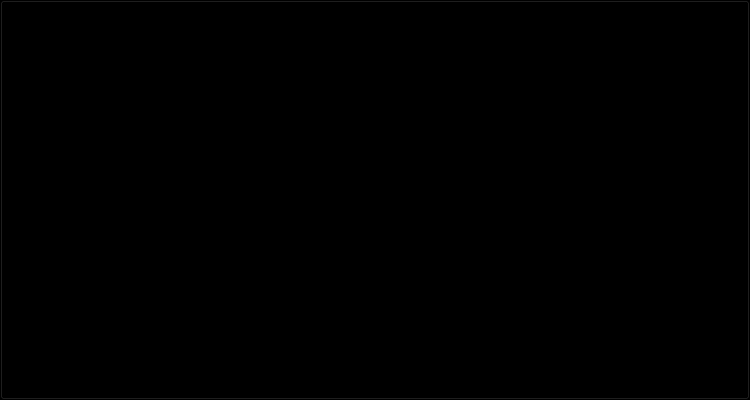
<?xml version="1.0" encoding="UTF-8"?>
<ui version="4.0">
 <class>hauntedHouse</class>
 <widget class="QMainWindow" name="hauntedHouse">
  <property name="geometry">
   <rect>
    <x>0</x>
    <y>0</y>
    <width>750</width>
    <height>400</height>
   </rect>
  </property>
  <property name="sizePolicy">
   <sizepolicy hsizetype="Maximum" vsizetype="Maximum">
    <horstretch>0</horstretch>
    <verstretch>0</verstretch>
   </sizepolicy>
  </property>
  <property name="minimumSize">
   <size>
    <width>750</width>
    <height>400</height>
   </size>
  </property>
  <property name="maximumSize">
   <size>
    <width>750</width>
    <height>400</height>
   </size>
  </property>
  <property name="windowTitle">
   <string>hauntedHouse</string>
  </property>
  <property name="styleSheet">
   <string notr="true"/>
  </property>
  <widget class="QWidget" name="centralWidget">
   <widget class="QStackedWidget" name="gameWindow">
    <property name="geometry">
     <rect>
      <x>0</x>
      <y>0</y>
      <width>750</width>
      <height>400</height>
     </rect>
    </property>
    <property name="sizePolicy">
     <sizepolicy hsizetype="Fixed" vsizetype="Fixed">
      <horstretch>0</horstretch>
      <verstretch>0</verstretch>
     </sizepolicy>
    </property>
    <property name="maximumSize">
     <size>
      <width>800</width>
      <height>500</height>
     </size>
    </property>
    <property name="styleSheet">
     <string notr="true">
</string>
    </property>
    <property name="currentIndex">
     <number>2</number>
    </property>
    <widget class="QWidget" name="loginPage">
     <property name="styleSheet">
      <string notr="true">background-image: url(:/imgs/resources/ZorkBackground.png);</string>
     </property>
     <widget class="QPushButton" name="goToNextTab">
      <property name="geometry">
       <rect>
        <x>300</x>
        <y>150</y>
        <width>150</width>
        <height>50</height>
       </rect>
      </property>
      <property name="font">
       <font>
        <family>Comic Sans MS</family>
        <pointsize>20</pointsize>
       </font>
      </property>
      <property name="styleSheet">
       <string notr="true">background-image: url(:/imgs/resources/Start.png);
background-color: rgb(128, 0, 0);</string>
      </property>
      <property name="text">
       <string/>
      </property>
     </widget>
     <widget class="QPushButton" name="quitButton">
      <property name="geometry">
       <rect>
        <x>300</x>
        <y>240</y>
        <width>150</width>
        <height>50</height>
       </rect>
      </property>
      <property name="font">
       <font>
        <family>Comic Sans MS</family>
        <pointsize>20</pointsize>
       </font>
      </property>
      <property name="styleSheet">
       <string notr="true">background-image: url(:/imgs/resources/Quit.png);
background-color: rgb(128, 0, 0);</string>
      </property>
      <property name="text">
       <string/>
      </property>
     </widget>
    </widget>
    <widget class="QWidget" name="gamePage">
     <property name="styleSheet">
      <string notr="true">background-color: rgb(86, 86, 86);</string>
     </property>
     <widget class="QGraphicsView" name="gameGraphics">
      <property name="geometry">
       <rect>
        <x>5</x>
        <y>5</y>
        <width>740</width>
        <height>270</height>
       </rect>
      </property>
      <property name="autoFillBackground">
       <bool>true</bool>
      </property>
      <property name="frameShadow">
       <enum>QFrame::Plain</enum>
      </property>
     </widget>
     <widget class="QPushButton" name="UpButton">
      <property name="geometry">
       <rect>
        <x>619</x>
        <y>280</y>
        <width>50</width>
        <height>50</height>
       </rect>
      </property>
      <property name="styleSheet">
       <string notr="true">background-image: url(:/imgs/resources/ic_arrow_upward_black_48dp_1x.png);
background-color: rgb(255, 255, 255);</string>
      </property>
      <property name="text">
       <string/>
      </property>
     </widget>
     <widget class="QPushButton" name="DownButton">
      <property name="geometry">
       <rect>
        <x>619</x>
        <y>345</y>
        <width>50</width>
        <height>50</height>
       </rect>
      </property>
      <property name="styleSheet">
       <string notr="true">background-image: url(:/imgs/resources/ic_arrow_downward_black_48dp_1x.png);
background-color: rgb(255, 255, 255);</string>
      </property>
      <property name="text">
       <string/>
      </property>
     </widget>
     <widget class="QPushButton" name="RightButton">
      <property name="geometry">
       <rect>
        <x>678</x>
        <y>310</y>
        <width>50</width>
        <height>50</height>
       </rect>
      </property>
      <property name="styleSheet">
       <string notr="true">background-image: url(:/imgs/resources/ic_arrow_forward_black_48dp_1x.png);
background-color: rgb(255, 255, 255);</string>
      </property>
      <property name="text">
       <string/>
      </property>
     </widget>
     <widget class="QPushButton" name="LeftButton">
      <property name="geometry">
       <rect>
        <x>558</x>
        <y>310</y>
        <width>50</width>
        <height>50</height>
       </rect>
      </property>
      <property name="styleSheet">
       <string notr="true">background-image: url(:/imgs/resources/ic_arrow_back_black_48dp_1x.png);
background-color: rgb(255, 255, 255);</string>
      </property>
      <property name="text">
       <string/>
      </property>
     </widget>
     <widget class="QLabel" name="gameConsoleBox">
      <property name="geometry">
       <rect>
        <x>25</x>
        <y>285</y>
        <width>375</width>
        <height>100</height>
       </rect>
      </property>
      <property name="autoFillBackground">
       <bool>false</bool>
      </property>
      <property name="styleSheet">
       <string notr="true">background-color: rgb(255, 255, 255);
alternate-background-color: rgb(255, 255, 255);
font: 12pt &quot;Comic Sans MS&quot;;</string>
      </property>
      <property name="frameShape">
       <enum>QFrame::StyledPanel</enum>
      </property>
      <property name="frameShadow">
       <enum>QFrame::Raised</enum>
      </property>
      <property name="text">
       <string>&lt;html&gt;&lt;head/&gt;&lt;body&gt;&lt;h1&gt;&lt;p&gt;&lt;span style=&quot; color:#ff0000;&quot;&gt;Hello &lt;/h1&gt;&lt;/span&gt;&lt;/p&gt;&lt;/body&gt;&lt;/html&gt;</string>
      </property>
      <property name="alignment">
       <set>Qt::AlignLeading|Qt::AlignLeft|Qt::AlignTop</set>
      </property>
      <property name="wordWrap">
       <bool>true</bool>
      </property>
     </widget>
     <widget class="QPushButton" name="FlashlightButton">
      <property name="geometry">
       <rect>
        <x>440</x>
        <y>290</y>
        <width>80</width>
        <height>80</height>
       </rect>
      </property>
      <property name="styleSheet">
       <string notr="true">background-image: url(:/imgs/resources/Flashlight.png);</string>
      </property>
      <property name="text">
       <string/>
      </property>
     </widget>
     <zorder>UpButton</zorder>
     <zorder>DownButton</zorder>
     <zorder>LeftButton</zorder>
     <zorder>gameConsoleBox</zorder>
     <zorder>gameGraphics</zorder>
     <zorder>FlashlightButton</zorder>
     <zorder>RightButton</zorder>
    </widget>
    <widget class="QWidget" name="gameOver">
     <property name="styleSheet">
      <string notr="true">background-color: rgb(0, 0, 0);
image: url(:/imgs/resources/Bonus/the end.png);</string>
     </property>
     <widget class="QPushButton" name="playAgain">
      <property name="geometry">
       <rect>
        <x>0</x>
        <y>0</y>
        <width>750</width>
        <height>400</height>
       </rect>
      </property>
      <property name="text">
       <string/>
      </property>
     </widget>
    </widget>
   </widget>
  </widget>
 </widget>
 <layoutdefault spacing="6" margin="11"/>
 <resources/>
 <connections/>
</ui>
